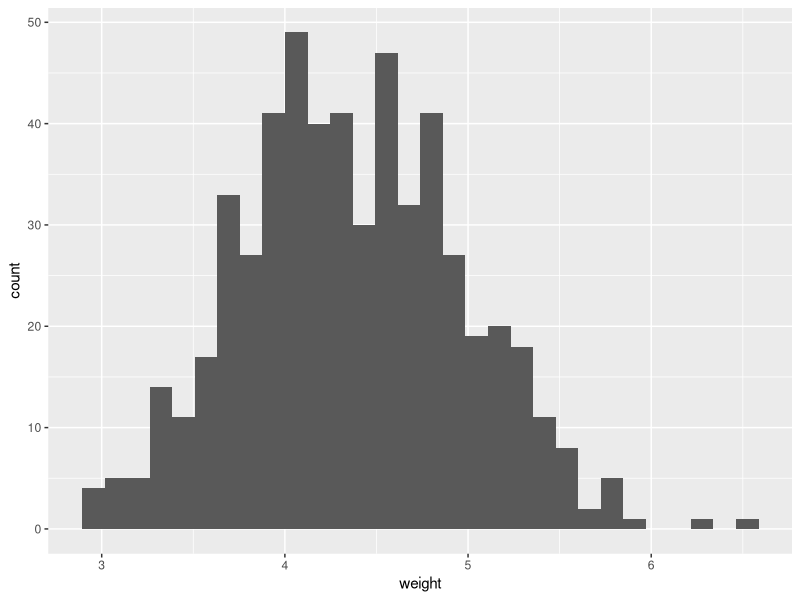
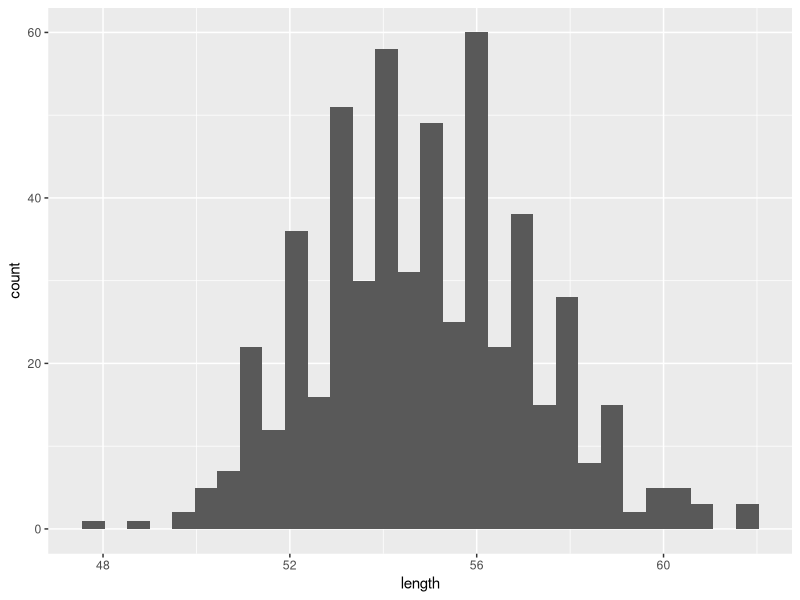
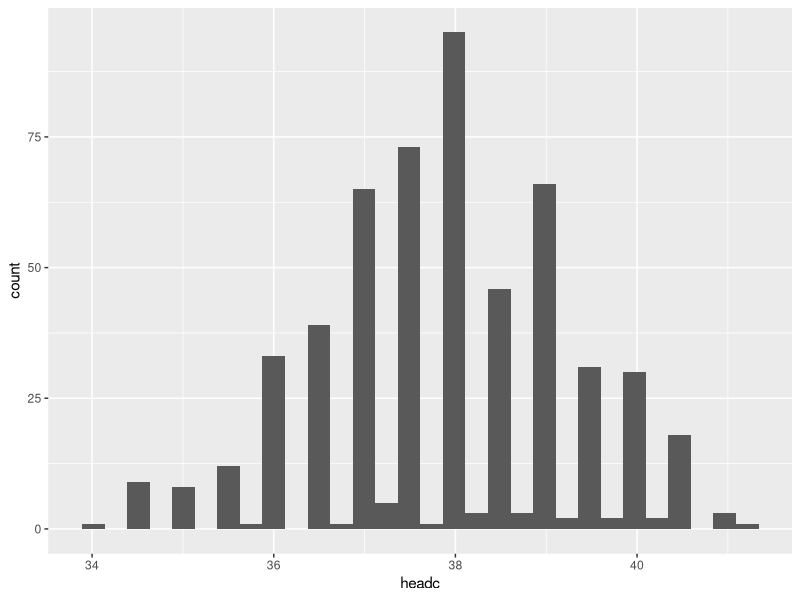
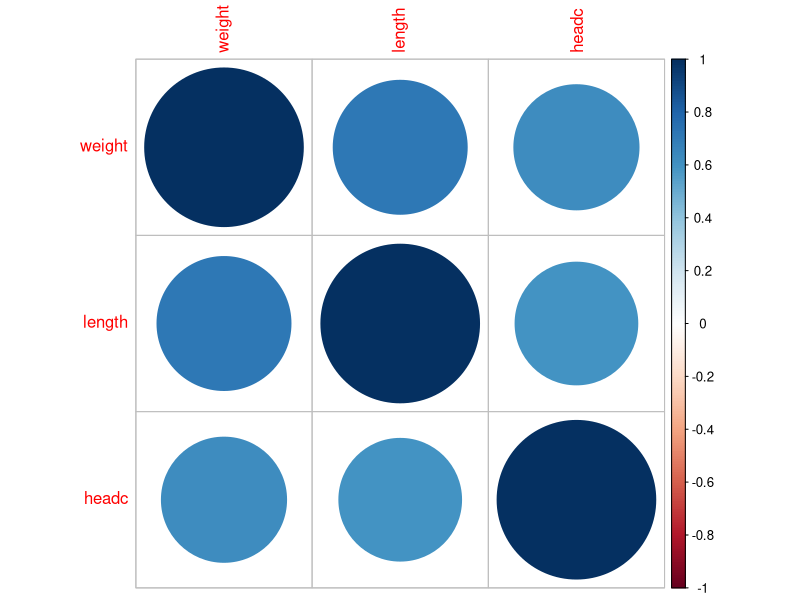

Write R code to recreate these figures, in order.
## ---- chunk 1
library(foreign)
library(tidyverse)
library(corrplot)
library(knitr)
library(broom)
library(MASS)
library(tidyr)
library(psych)
## ---- chunk 2
Data01 <- read.spss("weights.sav", use.value.label=T, to.data.frame=T)
summary(Data01)
## ---- chunk 3
summary(Data01)
Data01 %>% describe()
## ---- chunk 4
ggplot(Data01, aes(weight)) + geom_histogram()
ggplot(Data01, aes(length)) + geom_histogram()
ggplot(Data01, aes(headc)) + geom_histogram()
## ---- chunk 5
Data02 <- Data01 %>% 
  select_if(is.numeric)
CorData02 <- cor(Data02, use = "complete.obs", method = "pearson")
head(round(CorData02,2))
corrplot(CorData02, method = "circle")
## ---- chunk 6

ModelWeight01 <- lm(headc ~ weight, data = Data01)
summary(ModelWeight01)

